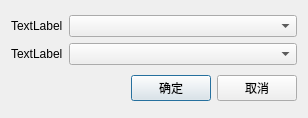
<?xml version="1.0" encoding="UTF-8"?>
<ui version="4.0">
 <class>w_sys_manage_promotion_setting_bath</class>
 <widget class="QDialog" name="w_sys_manage_promotion_setting_bath">
  <property name="geometry">
   <rect>
    <x>0</x>
    <y>0</y>
    <width>308</width>
    <height>118</height>
   </rect>
  </property>
  <property name="windowTitle">
   <string>Dialog</string>
  </property>
  <layout class="QVBoxLayout" name="verticalLayout">
   <item>
    <layout class="QGridLayout" name="gridLayout" columnstretch="0,1">
     <item row="0" column="0">
      <widget class="QLabel" name="label">
       <property name="text">
        <string>TextLabel</string>
       </property>
      </widget>
     </item>
     <item row="0" column="1">
      <widget class="QComboBox" name="comboBox"/>
     </item>
     <item row="1" column="0">
      <widget class="QLabel" name="label_2">
       <property name="text">
        <string>TextLabel</string>
       </property>
      </widget>
     </item>
     <item row="1" column="1">
      <widget class="QComboBox" name="comboBox_2"/>
     </item>
    </layout>
   </item>
   <item>
    <layout class="QHBoxLayout" name="horizontalLayout">
     <item>
      <spacer name="horizontalSpacer">
       <property name="orientation">
        <enum>Qt::Horizontal</enum>
       </property>
       <property name="sizeHint" stdset="0">
        <size>
         <width>40</width>
         <height>20</height>
        </size>
       </property>
      </spacer>
     </item>
     <item>
      <widget class="QPushButton" name="pushButton_ok">
       <property name="text">
        <string>确定</string>
       </property>
      </widget>
     </item>
     <item>
      <widget class="QPushButton" name="pushButton_cancel">
       <property name="text">
        <string>取消</string>
       </property>
      </widget>
     </item>
    </layout>
   </item>
  </layout>
 </widget>
 <resources/>
 <connections/>
</ui>
